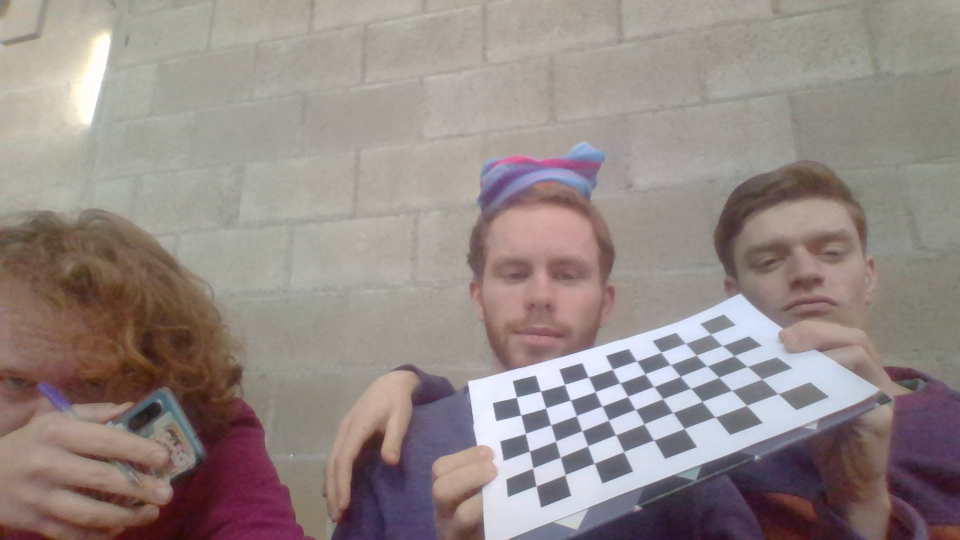
#> input picture camera_geometric_calibration/test_image.jpg, 1920 x 1080 px (shown at 1/2 size); its folder holds only this picture in this run
$ python -i offline_phase.py   (imports and definitions only)
#> lines starting #> are read from the running program, lines starting #| are printed output that depends on the picture
#> further down, picture is the input picture: shape (1080, 1920, 3); mean B, G, R 133.6, 136.9, 148.1
import numpy as np
import cv2 as cv
import glob

# From slides:
# Workflow offline:
# • Print checkerboard on piece of paper (or take a real one)
# • Measure the stride length and fill it in
# • Take a number of pictures with the camera
# • Determine camera parameters using OpenCV functions (browse!)
# • Now your camera is calibrated

# Arrays to store object points and image points from all the images.
objpoints = []  # 3d point in real world space
imgpoints = []  # 2d points in image plane.


# Create window with provided image
# [69 lines left out: functions show_image, draw_chessboard_corners, click_event, direction_step, interpolate_four_corners, determine_points_mannually, not called in this run]


# Improve image by making it black/white, adding blur and then smoothing it
def improve_image(img):
    gray = cv.cvtColor(img, cv.COLOR_BGR2GRAY)
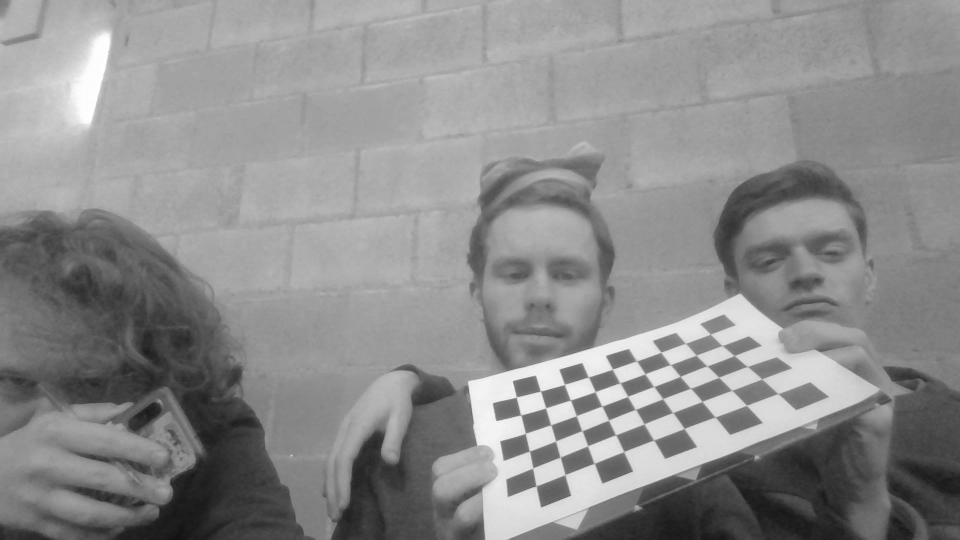
#> gray: shape (1080, 1920) (shown at 1/2 size); min 18, max 255, mean 139.9
    smoothed = cv.GaussianBlur(gray, (0, 0), 3)
    return cv.addWeighted(gray, 2, smoothed, -1, 0)


# Try to find corners on image,
#   if corners not found, try to do it manually
# then try to place corners more precise and show the result on the image
# [38 lines left out: functions handle_image, calibrate_on_images, phase_1, not called in this run]


# Run 2:  use only ten images for which corner points were found automatically
def phase_2():
    auto_images = glob.glob('images/automatic/*.jpg')
    return calibrate_on_images(auto_images)


# Run 3: use only five out of the ten images in Run 2. In each run, you will calibrate the camera
# [24 lines left out: functions phase_3, execute_offline_phase, set_config, not called in this run]

>>> import cv2
>>> picture = cv2.imread('test_image.jpg')
>>> result = improve_image(picture)
